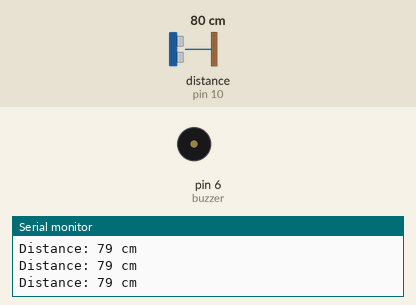
Bench run of a sketch on a simulated Arduino Uno, built with avr-gcc and run on an emulated ATmega328P. On the bench: buzzer (waves = sounding, pin HIGH), the last lines printed to the serial monitor. Wiring (inferred from the names in the program): ultrasonic range finder: trigger pin 9; echo pin 10. Inputs (shaded band) come from the test bench; at power-on: distance to the obstacle (sensor on pin 10) 80 cm. The echo pulse lasts 58.3 µs per cm; pins used as bus, display or sensor lines are not drawn.

Above: at 1.2 s.
1.3 s: distance to the obstacle (sensor on pin 10) set to 56 cm
4.3 s: distance to the obstacle (sensor on pin 10) set to 49 cm
At 4.49 s:
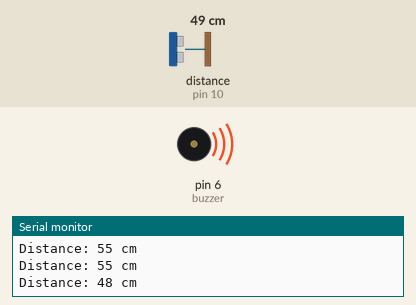
7.3 s: distance to the obstacle (sensor on pin 10) set to 23 cm
10.3 s: distance to the obstacle (sensor on pin 10) set to 18 cm
At 11.3 s:
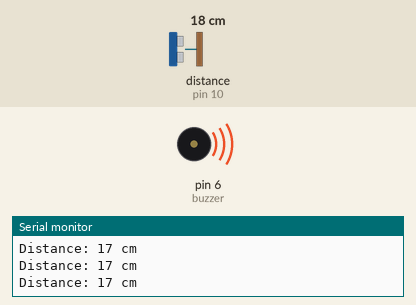
11.9 s: distance to the obstacle (sensor on pin 10) set to 35 cm
At 12.55 s:
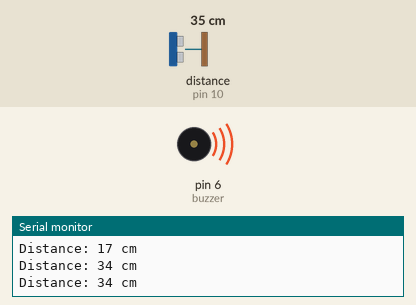
Timing chart, 0 to 15.9 s (numbered marks = the images above; inputs shaded):
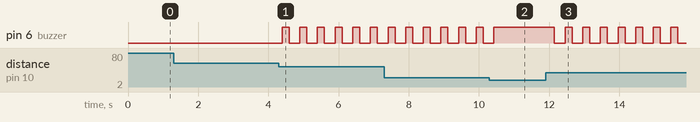

The sketch:

blind_stick.ino
```cpp
// Blind Stick using Arduino Uno
// Ultrasonic Sensor + Buzzer

#define trigPin 9
#define echoPin 10
#define buzzer 6

long duration;
int distance;

void setup() {
  pinMode(trigPin, OUTPUT);
  pinMode(echoPin, INPUT);
  pinMode(buzzer, OUTPUT);
  Serial.begin(9600);
}

void loop() {

  // Send ultrasonic pulse
  digitalWrite(trigPin, LOW);
  delayMicroseconds(2);
  digitalWrite(trigPin, HIGH);
  delayMicroseconds(10);
  digitalWrite(trigPin, LOW);

  // Receive echo
  duration = pulseIn(echoPin, HIGH);

  // Calculate distance (cm)
  distance = duration * 0.034 / 2;

  Serial.print("Distance: ");
  Serial.print(distance);
  Serial.println(" cm");

  // Buzzer logic
  if (distance <= 20 && distance > 0) {
    digitalWrite(buzzer, HIGH);   // Continuous beep (very close)
  }
  else if (distance <= 50) {
    digitalWrite(buzzer, HIGH);
    delay(200);
    digitalWrite(buzzer, LOW);
    delay(200);                   // Slow beep (medium distance)
  }
  else {
    digitalWrite(buzzer, LOW);    // No obstacle
  }

  delay(100);
}
```

Measured:
- the behaviour switches between 52 and 51 cm on distance to the obstacle (sensor on pin 10) (found by bisection; images 0 and 1)
- the behaviour switches between 22 and 21 cm on distance to the obstacle (sensor on pin 10) (found by bisection; images 1 and 2)
- after the input at 4.3 s, pin 6 (buzzer): alternates HIGH for 0.20 s and LOW for 0.30 s, starting after 0.09 s
- after the input at 10.3 s, pin 6 (buzzer): goes on until 10.4 s, then stays HIGH
- after the input at 11.9 s, pin 6 (buzzer): alternates HIGH for 0.20 s and LOW for 0.30 s, starting after 0.25 s
